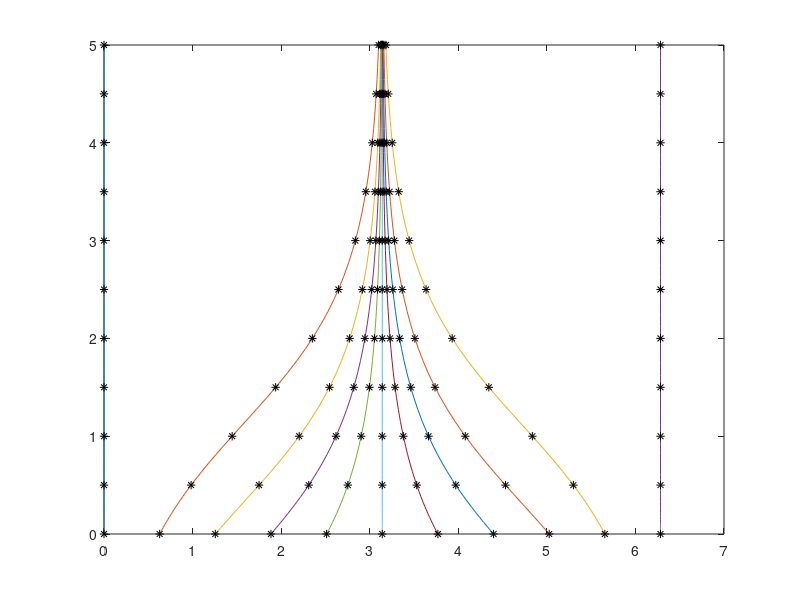

This figure's MATLAB source: (Note: this script raises an error after producing the figure.)


u = @(t, x) sin(x);
dudt = @(t, x) zeros(size(x));
dudx = @(t, x) cos(x);


T = 5;
t = linspace(0, T, 11);
j = 0:10;
J = @(t) 2 * t * pi / 10;
x = J(j);

x0 = zeros(size(x));

figure(1)
for k = 1 : length(x)
    [t_path, x_path] = ode45(u, [0 T], x(k));
    plot(x_path, t_path);
    hold on;
    x0(k) = x_path(end);


    C = @(j) tan(pi * j/ 10) ;
    x_path = 2 * atan(C(k - 1) * exp(t));
    if x_path < 0
        x_path = x_path + 2 * pi;
    end
    plot(x_path, t, '*k');
end
hold off;
xlabel('$x$', Interpreter = 'latex', FontSize = 16);
ylabel('$t$', Interpreter = 'latex', FontSize = 16);

figure(2)
t = [-1 1 2 3];

x1 = zeros(size(x));
x2 = zeros(size(x));
x3 = zeros(size(x));
x4 = zeros(size(x));

for k = 1 : length(x)
    x_path = 2 * atan(C(k - 1) * exp(t));
    if x_path < 0
        x_path = x_path + 2 * pi;
    end
    x1(k) = x_path(1);
    x2(k) = x_path(2);
    x3(k) = x_path(3);
    x4(k) = x_path(4);
end
hold on
plot(j, x1)
plot(j, x2)
plot(j, x3)
plot(j, x4)
xlabel('$j$', Interpreter = 'latex', FontSize = 16);
ylabel('$x$', Interpreter = 'latex', FontSize = 16);
legend('t = -1', 't = 1', 't = 2', 't = 3');
hold off

%% Conservation of mass equation
figure(3)
rho = zeros(1, length(x));
T = -1;
rhof = {@(x) 1, @(x) power(x - pi, 2) + 1, @(x) x - pi + 1};
figure(3)
hold on
for i = 1:length(rhof)
    func = rhof{i};
    rho_0 = ones(1, 11);
    for k = 1 : length(x)
        if x(k) > pi
           rho_0(k) = func(x(k));
        end
        [t_path, x_path] = ode45(u, [0 T], x(k));
        app_rho_0 = spline(x, rho_0, x_path(end));
    
        dudx_path = dudx(t_path, x_path);
        dpath = [diff(x_path), diff(t_path)];
        h = sqrt(sum(dpath.^2, 2));
        integ = .5*(dudx_path(2:end) + dudx_path(1:end-1)).' * h;
        rho(k) = app_rho_0 * exp(-integ);
    end
    hold on
    plot(x, rho_0);
    hold on
    plot(x, rho);
    xlabel('$x$', Interpreter = 'latex', FontSize = 16)
    ylabel('$\rho$', Interpreter = 'latex', FontSize = 16)
end
hold off
% 
%% Density change visualisation

